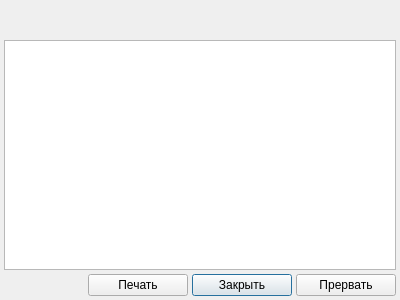
<?xml version="1.0" encoding="UTF-8"?>
<ui version="4.0">
 <class>eventsListDialog</class>
 <widget class="QDialog" name="eventsListDialog">
  <property name="geometry">
   <rect>
    <x>0</x>
    <y>0</y>
    <width>400</width>
    <height>300</height>
   </rect>
  </property>
  <property name="windowTitle">
   <string>Dialog</string>
  </property>
  <layout class="QGridLayout" name="gridLayout">
   <property name="margin">
    <number>4</number>
   </property>
   <property name="spacing">
    <number>4</number>
   </property>
   <item row="1" column="0" colspan="4">
    <widget class="QLabel" name="lblSelectInfo">
     <property name="text">
      <string/>
     </property>
    </widget>
   </item>
   <item row="0" column="0" colspan="4">
    <widget class="QLabel" name="lblClientInfo">
     <property name="text">
      <string/>
     </property>
    </widget>
   </item>
   <item row="2" column="0" colspan="4">
    <widget class="CTableView" name="tblListWidget"/>
   </item>
   <item row="3" column="2">
    <widget class="QPushButton" name="btnClose">
     <property name="sizePolicy">
      <sizepolicy hsizetype="Fixed" vsizetype="Fixed">
       <horstretch>0</horstretch>
       <verstretch>0</verstretch>
      </sizepolicy>
     </property>
     <property name="minimumSize">
      <size>
       <width>100</width>
       <height>0</height>
      </size>
     </property>
     <property name="text">
      <string>Закрыть</string>
     </property>
    </widget>
   </item>
   <item row="3" column="0">
    <spacer name="horizontalSpacer">
     <property name="orientation">
      <enum>Qt::Horizontal</enum>
     </property>
     <property name="sizeHint" stdset="0">
      <size>
       <width>294</width>
       <height>20</height>
      </size>
     </property>
    </spacer>
   </item>
   <item row="3" column="3">
    <widget class="QPushButton" name="btnCloseCorrect">
     <property name="sizePolicy">
      <sizepolicy hsizetype="Fixed" vsizetype="Fixed">
       <horstretch>0</horstretch>
       <verstretch>0</verstretch>
      </sizepolicy>
     </property>
     <property name="minimumSize">
      <size>
       <width>100</width>
       <height>0</height>
      </size>
     </property>
     <property name="text">
      <string>Прервать</string>
     </property>
    </widget>
   </item>
   <item row="3" column="1">
    <widget class="QPushButton" name="btnPrint">
     <property name="sizePolicy">
      <sizepolicy hsizetype="Fixed" vsizetype="Fixed">
       <horstretch>0</horstretch>
       <verstretch>0</verstretch>
      </sizepolicy>
     </property>
     <property name="minimumSize">
      <size>
       <width>100</width>
       <height>0</height>
      </size>
     </property>
     <property name="text">
      <string>Печать</string>
     </property>
    </widget>
   </item>
  </layout>
 </widget>
 <customwidgets>
  <customwidget>
   <class>CTableView</class>
   <extends>QTableView</extends>
   <header>library/TableView</header>
  </customwidget>
 </customwidgets>
 <resources/>
 <connections/>
</ui>
